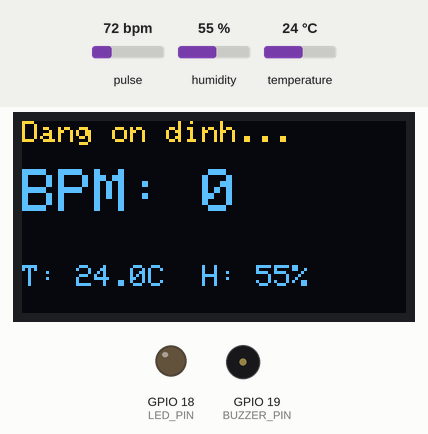
Bench run of a program on a simulated ESP32. Shown: 128×64 one-colour display, output pins drawn as LEDs (lit = HIGH), buzzer (waves = sounding, pin HIGH). Dashed ring = blinking. The test bench sets the inputs (shaded band); at power-on: pulse 72 bpm, humidity 55 %, temperature 24 °C. The OLED is the two-colour kind (top 16 rows yellow); WiFi joins after 1.5 s; servers stay silent unless stated; random numbers use the default seed unless the program sets one; no MQTT or app messages arrive unless stated; what the program prints to the serial monitor is not drawn.

Above: at 2.7 s.
2.8 s: pulse set to 158 bpm
At 4.39 s:
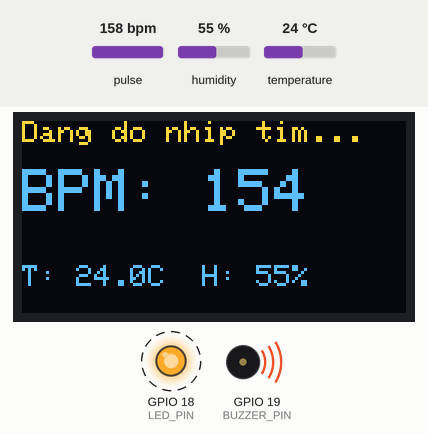
5.7 s: humidity set to 22 %
At 8.97 s:
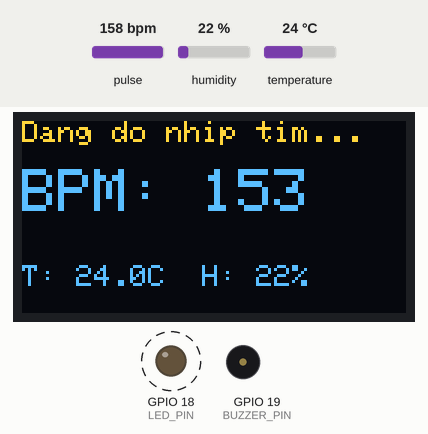
10.1 s: temperature set to 12 °C
At 13.57 s:
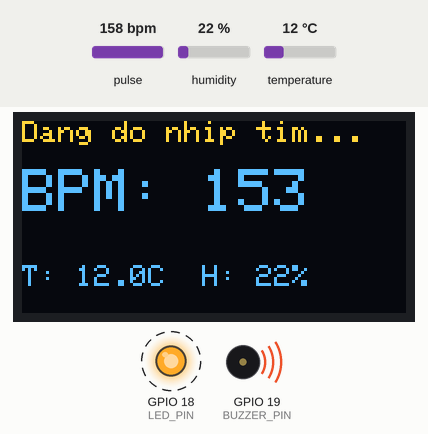
14.2 s: pulse set to 42 bpm
At 15.99 s:
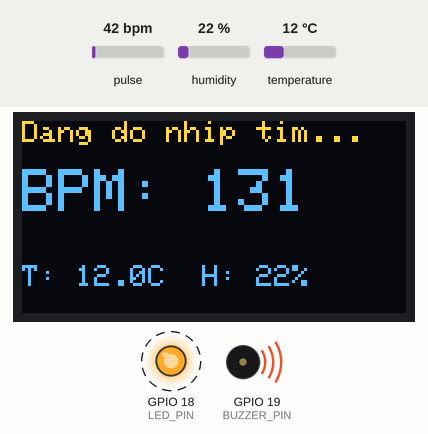
17.2 s: humidity set to 40 %
At 19.04 s:
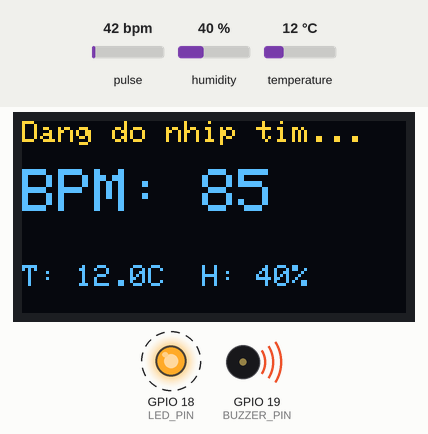
20.2 s: pulse set to 66 bpm
At 22.3 s:
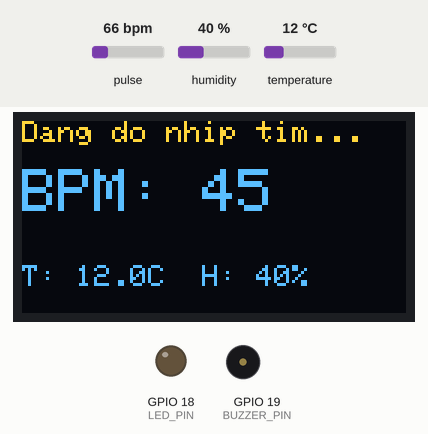
Timing chart, 0 to 23.8 s (numbered marks = the images above; inputs shaded):
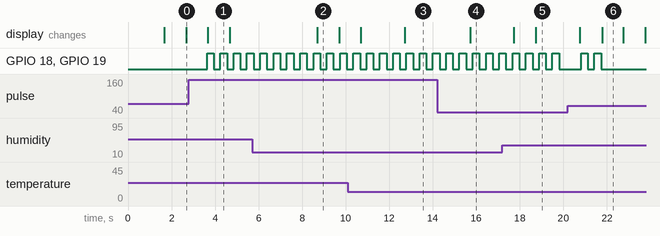

The program:

main.cpp
```cpp
#include <Arduino.h>
#include <WiFi.h>
#include <WiFiClient.h>
#include <PubSubClient.h>
#include <Wire.h>
#include <Adafruit_GFX.h>
#include <Adafruit_SSD1306.h>
#include <DHT.h>
#include "MAX30105.h"
#include "heartRate.h"

// ===================================================================
// 1. CẤU HÌNH WIFI & MQTT BROKER
// ===================================================================
const char* ssid         = "P21";
const char* password     = "05122005";
const char* mqtt_server  = "broker.hivemq.com";
const int   mqtt_port    = 1883;

// Topic MQTT đẩy dữ liệu lên Node-RED
const char* topic_telemetry = "smart_room/telemetry";

WiFiClient espClient;
PubSubClient client(espClient);

// ===================================================================
// 2. CẤU HÌNH PHẦN CỨNG (PINOUT MAPPING)
// ===================================================================
#define BUZZER_PIN     19        // Còi báo động (GPIO 19)
#define LED_PIN        18        // Đèn LED cảnh báo (GPIO 18)
#define DHTPIN         32
#define DHTTYPE        DHT22

#define SCREEN_WIDTH   128
#define SCREEN_HEIGHT  64
#define OLED_RESET     -1
#define SCREEN_ADDRESS 0x3C

// Khởi tạo các đối tượng điều khiển phần cứng
Adafruit_SSD1306 display(SCREEN_WIDTH, SCREEN_HEIGHT, &Wire, OLED_RESET);
MAX30105 particleSensor;
DHT dht(DHTPIN, DHTTYPE);

// ===================================================================
// 3. KHAI BÁO BIẾN TOÀN CỤC & THUẬT TOÁN
// ===================================================================
// --- Biến đo nhịp tim ---
const byte RATE_SIZE = 5;
byte rates[RATE_SIZE];
byte rateSpot = 0;
long lastBeat = 0;
float beatsPerMinute;
int beatAvg = 0;
byte rateCount = 0;
bool isFingerPlaced = false;
long lastUpdateOLED = 0;
bool firstBeatDetected = false;

// --- Biến đo môi trường ---
float tempC = 0.0;
float humidity = 0.0;

// --- Biến chống nháy màn hình & Warm-up ngón tay ---
long lastFingerDetectedTime = 0;
long fingerTouchTime = 0;
const int FINGER_TIMEOUT = 1000;

// --- Thuật toán Lọc Kalman Filter cho MAX30102 ---
float Q_kalman = 0.2;
float R_kalman = 0.5;
float P_kalman = 1.0;
float X_kalman = 0.0;
float K_kalman = 0.0;

// --- Quản lý thời gian gửi MQTT & Còi (Không dùng Delay) ---
unsigned long lastMqttSend = 0;
const long intervalMqtt = 1000; // Gửi dữ liệu qua MQTT mỗi 1 giây

unsigned long alarmMillis = 0;
bool alarmState = false;

// ===================================================================
// 4. CÁC HÀM KẾT NỐI MẠNG (WIFI & MQTT)
// ===================================================================
void setup_wifi() {
  delay(10);
  Serial.println("\nDang ket noi WiFi...");
  WiFi.begin(ssid, password);
  while (WiFi.status() != WL_CONNECTED) {
    delay(500);
    Serial.print(".");
  }
  Serial.println("\nWiFi da ket noi!");
  Serial.print("Dia chi IP: ");
  Serial.println(WiFi.localIP());
}

void reconnect() {
  while (!client.connected()) {
    Serial.print("Dang ket noi MQTT Broker...");
    String clientId = "ESP32_Healthcare_" + String(random(0xffff), HEX);
    if (client.connect(clientId.c_str())) {
      Serial.println(" Thanh cong!");
    } else {
      Serial.print(" Loi, rc=");
      Serial.print(client.state());
      Serial.println(" Thu lai sau 3 giay...");
      delay(3000);
    }
  }
}

// ===================================================================
// 5. HÀM ĐÓNG GÓI JSON VÀ GỬI DỮ LIỆU MQTT
// ===================================================================
void sendDataToMqtt() {
  humidity = dht.readHumidity();
  tempC    = dht.readTemperature();

  if (isnan(humidity) || isnan(tempC)) {
    tempC = 0.0;
    humidity = 0.0;
  }

  // Tạo chuỗi định dạng JSON gửi lên Node-RED
  String payload = "{";
  payload += "\"bpm\":" + String(isFingerPlaced ? beatAvg : 0) + ",";
  payload += "\"temp\":" + String(tempC, 1) + ",";
  payload += "\"hum\":" + String(humidity, 1) + ",";
  payload += "\"finger\":" + String(isFingerPlaced ? 1 : 0);
  payload += "}";

  client.publish(topic_telemetry, payload.c_str());
}

// ===================================================================
// 6. HÀM KHỞI TẠO (SETUP)
// ===================================================================
void setup() {
  Serial.begin(115200);

  // Cấu hình chân Output Còi & LED
  pinMode(BUZZER_PIN, OUTPUT);
  pinMode(LED_PIN, OUTPUT);
  digitalWrite(BUZZER_PIN, LOW);
  digitalWrite(LED_PIN, LOW);

  // Khởi tạo giao tiếp I2C (SDA = GPIO 21, SCL = GPIO 22)
  Wire.begin(21, 22);
  Wire.setClock(400000);

  // Khởi tạo OLED
  if (!display.begin(SSD1306_SWITCHCAPVCC, SCREEN_ADDRESS)) {
    Serial.println(F("Loi khoi tao OLED!"));
    while (1);
  }
  display.clearDisplay();
  display.setTextSize(1);
  display.setTextColor(SSD1306_WHITE);
  display.setCursor(0, 10);
  display.print("Khoi tao he thong...");
  display.display();

  // Khởi tạo WiFi & MQTT Broker
  setup_wifi();
  client.setServer(mqtt_server, mqtt_port);

  // Khởi tạo cảm biến DHT22
  dht.begin();

  // Khởi tạo cảm biến MAX30102
  if (!particleSensor.begin(Wire, I2C_SPEED_FAST)) {
    display.clearDisplay();
    display.setCursor(0, 10);
    display.print("Loi MAX30102!");
    display.display();
    Serial.println(F("Khong tim thay cảm bien MAX30102!"));
    while (1);
  }

  byte ledBrightness = 0x24;
  byte sampleAverage = 4;
  byte ledMode = 2;
  int sampleRate = 100;
  int pulseWidth = 411;
  int adcRange = 4096;

  particleSensor.setup(ledBrightness, sampleAverage, ledMode, sampleRate, pulseWidth, adcRange);
  Serial.println("He thong da sang sang!");
}

// ===================================================================
// 7. VÒNG LẶP CHÍNH (LOOP)
// ===================================================================
void loop() {
  if (!client.connected()) {
    reconnect();
  }
  client.loop();

  // -----------------------------------------------------------------
  // 7.1. XỬ LÝ LỌC KALMAN & ĐO NHỊP TIM TỪ MAX30102
  // -----------------------------------------------------------------
  long irValue = particleSensor.getIR();

  if (irValue > 30000) { // Có ngón tay chèn vào cảm biến
    lastFingerDetectedTime = millis();

    if (!isFingerPlaced) {
      isFingerPlaced = true;
      fingerTouchTime = millis();
      lastBeat = millis();
      rateCount = 0;
      beatAvg = 0;
      firstBeatDetected = false;
    }

    // Thuật toán Lọc Kalman Filter
    P_kalman = P_kalman + Q_kalman;
    K_kalman = P_kalman / (P_kalman + R_kalman);
    X_kalman = X_kalman + K_kalman * (irValue - X_kalman);
    P_kalman = (1 - K_kalman) * P_kalman;

    if (checkForBeat(irValue) == true) {
      if (millis() - fingerTouchTime >= 1500) { // Đợi ngón tay ổn định 1.5s
        if (!firstBeatDetected) {
          lastBeat = millis();
          firstBeatDetected = true;
        } else {
          long delta = millis() - lastBeat;
          lastBeat = millis();
          beatsPerMinute = 60 / (delta / 1000.0);

          if (beatsPerMinute < 160 && beatsPerMinute > 40) {
            rates[rateSpot++] = (byte)beatsPerMinute;
            rateSpot %= RATE_SIZE;

            if (rateCount < RATE_SIZE) rateCount++;

            beatAvg = 0;
            for (byte x = 0 ; x < rateCount ; x++) {
              beatAvg += rates[x];
            }
            beatAvg /= rateCount;
          }
        }
      }
    }
  }

  // -----------------------------------------------------------------
  // 7.2. CẬP NHẬT MÀN HÌNH OLED VÀ ĐIỀU KHIỂN CẢNH BÁO
  // -----------------------------------------------------------------
  if (millis() - lastFingerDetectedTime < FINGER_TIMEOUT) {
    if (millis() - lastUpdateOLED > 1000) {
      lastUpdateOLED = millis();

      display.clearDisplay();
      display.setTextSize(1);
      display.setCursor(0, 0);

      if (millis() - fingerTouchTime < 1500) {
        display.print("Dang on dinh...");
      } else {
        display.print("Dang do nhip tim...");
      }

      display.setTextSize(2);
      display.setCursor(0, 16);
      display.print("BPM: ");
      display.print(beatAvg);

      display.setTextSize(1);
      display.setCursor(0, 48);
      display.print("T: "); display.print(tempC, 1); display.print("C  ");
      display.print("H: "); display.print(humidity, 0); display.print("%");
      display.display();
    }

    if ((beatAvg > 0 && (beatAvg < 50 || beatAvg > 65)) || tempC > 30.5) {
      if (millis() - alarmMillis >= 300) { // Nhấp nháy mỗi 300ms
        alarmMillis = millis();
        alarmState = !alarmState;
        digitalWrite(BUZZER_PIN, alarmState ? HIGH : LOW);
        digitalWrite(LED_PIN, alarmState ? HIGH : LOW);
      }
    } else {
      digitalWrite(BUZZER_PIN, LOW);
      digitalWrite(LED_PIN, LOW);
      alarmState = false;
    }

  } else {
    // Không đặt ngón tay -> Reset
    isFingerPlaced = false;
    beatAvg = 0;
    rateCount = 0;
    X_kalman = 0.0;
    P_kalman = 1.0;

    digitalWrite(BUZZER_PIN, LOW);
    digitalWrite(LED_PIN, LOW);
    alarmState = false;

    if (millis() - lastUpdateOLED > 1000) {
      lastUpdateOLED = millis();
      display.clearDisplay();
      display.setTextSize(1);
      display.setCursor(0, 0);
      display.print("Dat ngon tay vao...");

      display.setCursor(0, 25);
      display.print("Nhiet do: "); display.print(tempC, 1); display.println(" C");
      display.setCursor(0, 40);
      display.print("Do am   : "); display.print(humidity, 0); display.println(" %");
      display.display();
    }
  }

  // -----------------------------------------------------------------
  // 7.3. ĐỊNH KỲ GỬI DỮ LIỆU QUA MQTT (MỖI 1 GIÂY)
  // -----------------------------------------------------------------
  if (millis() - lastMqttSend > intervalMqtt) {
    lastMqttSend = millis();
    sendDataToMqtt();
  }
}
```

Measured:
- by itself, GPIO 18 (LED_PIN), GPIO 19 (BUZZER_PIN): alternates HIGH for 0.31 s and LOW for 0.31 s, 4 changes in all, then stays LOW
- what the display in image 1 shows lasts 1.0 s, from 3.7 s to 4.7 s
